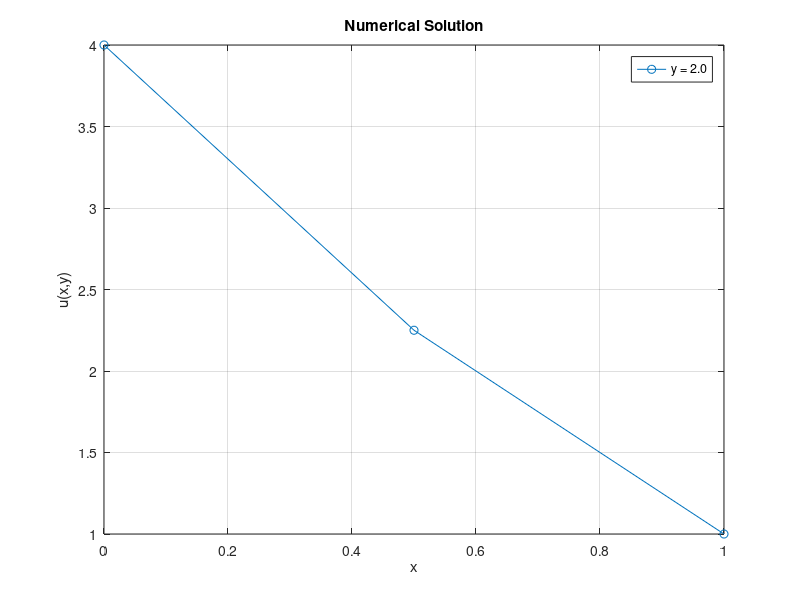
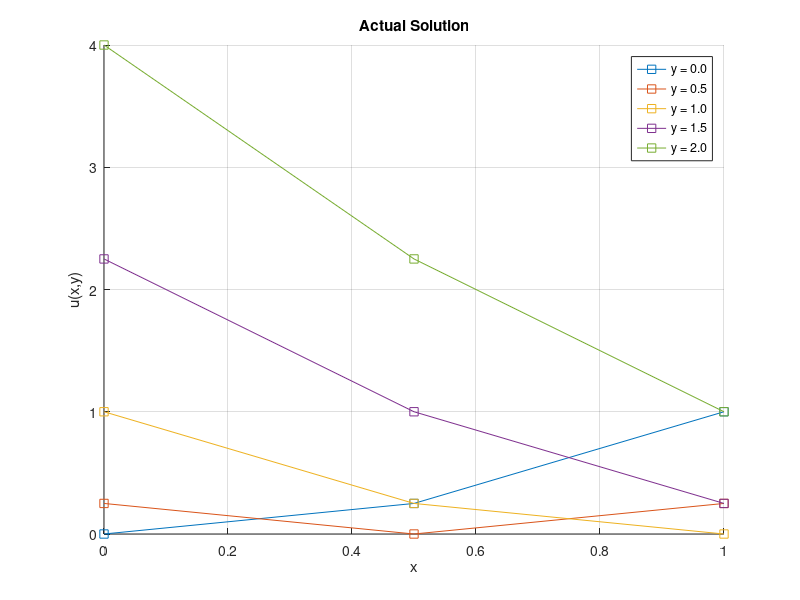

The MATLAB source for these figures, in order:
% Solve elliptic PDE: u_xx + u_yy = 4
clearvars;
% Domain: 0 < x < 1, 0 < y < 2
h = 1/2;
k = 1/2;

% Grid points
x = 0:h:1;
y = 0:k:2;

% Initialize solution with boundary conditions
U = zeros(length(y), length(x));
U(1,:) = x.^2;          % u(x,0) = x^2
U(end,:) = (x-2).^2;    % u(x,2) = (x-2)^2
U(:,1) = y.^2;          % u(0,y) = y^2
U(:,end) = (y-1).^2;    % u(1,y) = (y-1)^2

% Finite difference coefficients
alpha = 1/h^2;
beta = 1/k^2;
gamma = -2*(alpha + beta);

% Matrix A (3x3 system for interior points)
A = gamma * eye(3);

% Vector b (source term + boundary contributions)
b = 4 * ones(3,1);
b(1) = b(1) - beta*U(1,2) - alpha*U(2,1) - alpha*U(2,3);
b(2) = b(2) - beta*U(2,2) - alpha*U(3,1) - alpha*U(3,3);
b(3) = b(3) - beta*U(3,2) - alpha*U(4,1) - alpha*U(4,3);

% Solve
u_interior = A \ b;

% Fill interior points
U(2,2) = u_interior(1);
U(3,2) = u_interior(2);
U(4,2) = u_interior(3);

% Actual solution
U_actual = zeros(length(y), length(x));
for i = 1:length(y)
    for j = 1:length(x)
        U_actual(i,j) = (x(j) - y(i))^2;
    end
end

% Plot numerical solution vs x for each y
figure(1);
for i = 1:length(y)
    plot(x, U(i,:), '-o', 'DisplayName', sprintf('y = %.1f', y(i)));
end
title('Numerical Solution');
xlabel('x');
ylabel('u(x,y)');
legend;
grid on;

% Plot actual solution vs x for each y
figure(2);
hold on;
for i = 1:length(y)
    plot(x, U_actual(i,:), '-s', 'DisplayName', sprintf('y = %.1f', y(i)));
end
title('Actual Solution');
xlabel('x');
ylabel('u(x,y)');
legend;
grid on;
